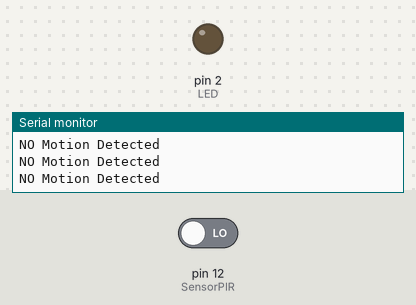
A sketch run on a simulated Arduino Uno, built with avr-gcc and run on an emulated ATmega328P. On the bench: output pins drawn as LEDs (lit = HIGH), the last lines printed to the serial monitor. Inputs (shaded band) come from the test bench; at power-on: pin 12 (SensorPIR) LOW.

Above: at 2.8 s.
2.9 s: pin 12 (SensorPIR) driven HIGH
At 3.7 s:
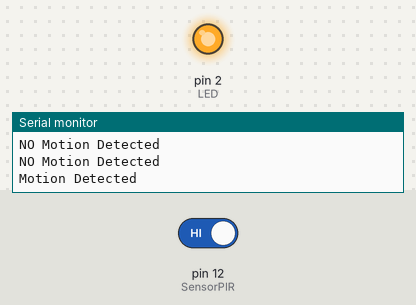
4.5 s: pin 12 (SensorPIR) driven LOW
At 6.4 s:
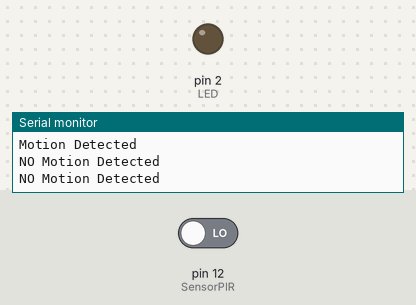
Timing chart, 0 to 7.9 s (numbered marks = the images above; inputs shaded):
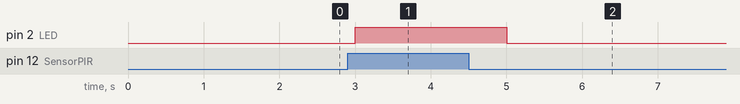

Measured:
- after the input at 2.9 s, pin 2 (LED): LOW → HIGH after 0.10 s
- after the input at 4.5 s, pin 2 (LED): HIGH → LOW after 0.50 s

The sketch:

PIR.ino
```cpp
// Documentation
// Name : Yohjit Chopra
// ROll No. 2110994798

int SensorPIR = 12;
int value = 0;
int LED = 2;

void setup()
{
  Serial.begin(9600);
  pinMode(LED, OUTPUT);
  pinMode(SensorPIR, INPUT);
}

void loop()
{
  value = digitalRead(SensorPIR);
  if (value)
  {
    digitalWrite(LED, 1);
    Serial.println("Motion Detected");
  }
  else
  {
    digitalWrite(LED, 0);
    Serial.println("NO Motion Detected");
  }
  delay(1000);
}
```
